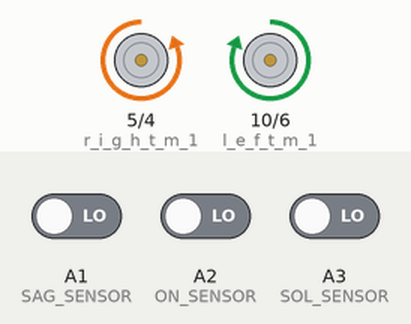
This sketch was run on a simulated Arduino Uno, built with avr-gcc and run on an emulated ATmega328P. On the bench: motor-driver pin pairs drawn as motors (green arrow = first pin HIGH = forward, orange = second pin HIGH = backward, longer = more drive). The inputs (shaded band) are chosen by the test bench; at power-on: A1 (SAG_SENSOR) LOW, A3 (SOL_SENSOR) LOW, A2 (ON_SENSOR) LOW.

Above: at 3.3 s.
3.4 s: A1 (SAG_SENSOR) driven HIGH
At 4.2 s:
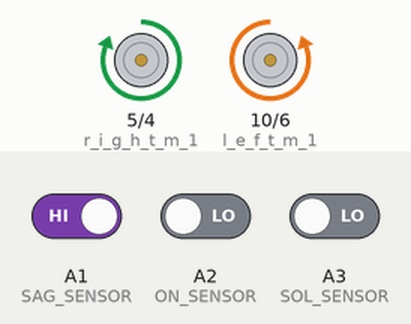
6.9 s: A3 (SOL_SENSOR) driven HIGH
11.0 s: A3 (SOL_SENSOR) driven LOW
14.5 s: A2 (ON_SENSOR) driven HIGH
At 14.9 s:
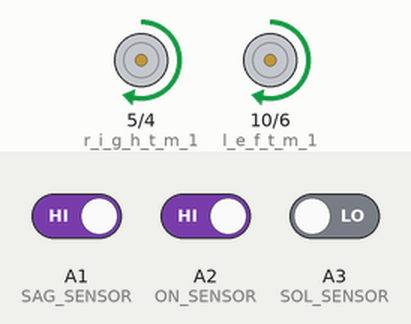
16.2 s: A2 (ON_SENSOR) driven LOW
At 16.37 s:
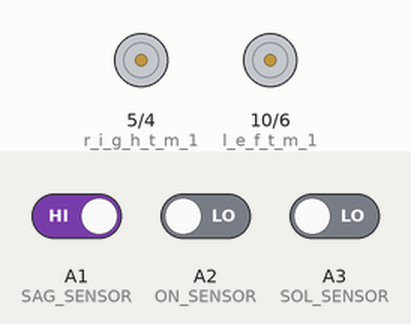
Timing chart, 0 to 20.7 s (numbered marks = the images above; inputs shaded):
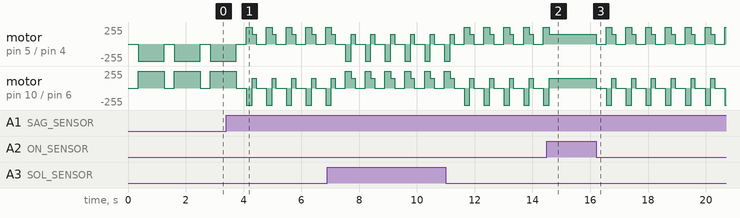

Measured:
- after the input at 14.5 s, motor on pin 5 (r_i_g_h_t_m_1) / pin 4 (r_i_g_h_t_m_2), motor on pin 10 (l_e_f_t_m_1) / pin 6 (l_e_f_t_m_2): goes on until 14.6 s, then stays forward 150/255
- by itself, motor on pin 10 (l_e_f_t_m_1) / pin 6 (l_e_f_t_m_2): repeats every 0.69 s: stopped 0.35 s, forward 255/255 0.20 s, forward 150/255 0.14 s
- by itself, motor on pin 5 (r_i_g_h_t_m_1) / pin 4 (r_i_g_h_t_m_2): repeats every 0.69 s: stopped 0.35 s, backward 255/255 0.20 s, forward 150/255 0.14 s

The sketch:

main.ino
```cpp
// --- Hız Tanımlamaları ---
constexpr uint8_t DEFAULT_SPEED = 150;
constexpr uint8_t TURN_SPEED    = 100;

// --- Motor Pin Tanımlamaları (T4950) ---
#define l_e_f_t_m_1 10
#define l_e_f_t_m_2 6
#define r_i_g_h_t_m_1 5
#define r_i_g_h_t_m_2 4

// --- MR45 Sensör Pinleri ---
#define SAG_SENSOR A1
#define SOL_SENSOR A3
#define ON_SENSOR  A2

void setup() {
  pinMode(l_e_f_t_m_1, OUTPUT);
  pinMode(l_e_f_t_m_2, OUTPUT);
  pinMode(r_i_g_h_t_m_1, OUTPUT);
  pinMode(r_i_g_h_t_m_2, OUTPUT);

  // MR45 Dijital veri gönderdiği için INPUT_PULLUP daha sağlıklı olabilir
  pinMode(SAG_SENSOR, INPUT);
  pinMode(SOL_SENSOR, INPUT);
  pinMode(ON_SENSOR,  INPUT);
}

void loop() {
  /*
     MR45 MANTIĞI:
     digitalRead == 0 -> ENGEL VAR
     digitalRead == 1 -> YOL BOŞ
  */
  bool solBos = digitalRead(SOL_SENSOR) == HIGH;
  bool onBos  = digitalRead(ON_SENSOR)  == HIGH;
  bool sagBos = digitalRead(SAG_SENSOR) == HIGH;

  // --- SOL ÖNCELİKLİ (Left Hand on Wall) ALGORİTMASI ---

  if (solBos) {
    // Solun boş olması en yüksek öncelik.
    // Hafif ileri gidip öyle dönmek robotun duvara çarpmasını engeller.
    dur();
    delay(350);
    solaDon();
    delay(200); // 90 derece tam dönene kadar ayarla
    ileriGit();
    delay(135);
  }
  else if (onBos) {
    // Sol kapalıysa ama önün açıksa dümdüz devam et
    ileriGit();
  }
  else if (sagBos) {
    // Sol ve ön kapalıysa sağa dön
    dur();
    delay(350);
    sagaDon();
    delay(200);
    ileriGit();
    delay(135);
  }
  else {
    // Her yer kapalıysa 180 derece geri dön
    dur();
    delay(350);
    geriDon();
    delay(900);
  }
}

// --- Hareket Fonksiyonları (T4950 Sürücü Yapısı) ---

void ileriGit() {
  analogWrite(l_e_f_t_m_1, DEFAULT_SPEED);
  digitalWrite(l_e_f_t_m_2, LOW);
  analogWrite(r_i_g_h_t_m_1, DEFAULT_SPEED);
  digitalWrite(r_i_g_h_t_m_2, LOW);
}

void solaDon() {
  digitalWrite(l_e_f_t_m_1, TURN_SPEED);
  analogWrite(l_e_f_t_m_2, LOW);   // Sol teker geri
  analogWrite(r_i_g_h_t_m_1,LOW); // Sağ teker ileri
  digitalWrite(r_i_g_h_t_m_2, TURN_SPEED);
}

void sagaDon() {
  analogWrite(l_e_f_t_m_1, LOW);   // Sol teker ileri
  digitalWrite(l_e_f_t_m_2, TURN_SPEED);
  digitalWrite(r_i_g_h_t_m_1, TURN_SPEED);
  analogWrite(r_i_g_h_t_m_2, LOW); // Sağ teker geri
}

void dur() {
  digitalWrite(l_e_f_t_m_1, LOW);
  digitalWrite(l_e_f_t_m_2, LOW);
  digitalWrite(r_i_g_h_t_m_1, LOW);
  digitalWrite(r_i_g_h_t_m_2, LOW);
}

void geriDon() {
  // 180 derece dönüş için sağa veya sola tam tur
  solaDon();
}
```
